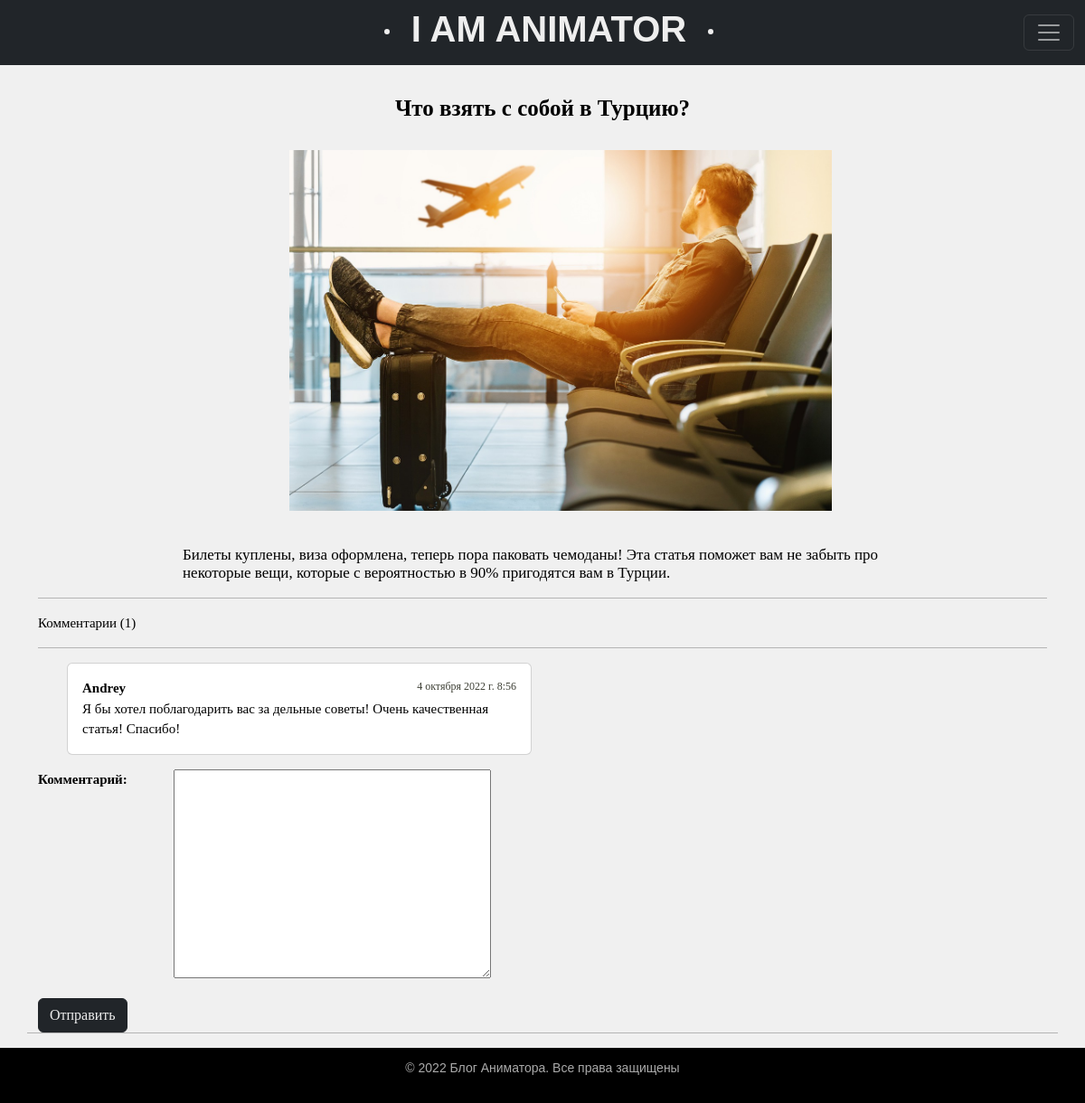
/post/chto-vzyat-s-soboj-v-turciyu/, run on an earlier commit of the app's database.
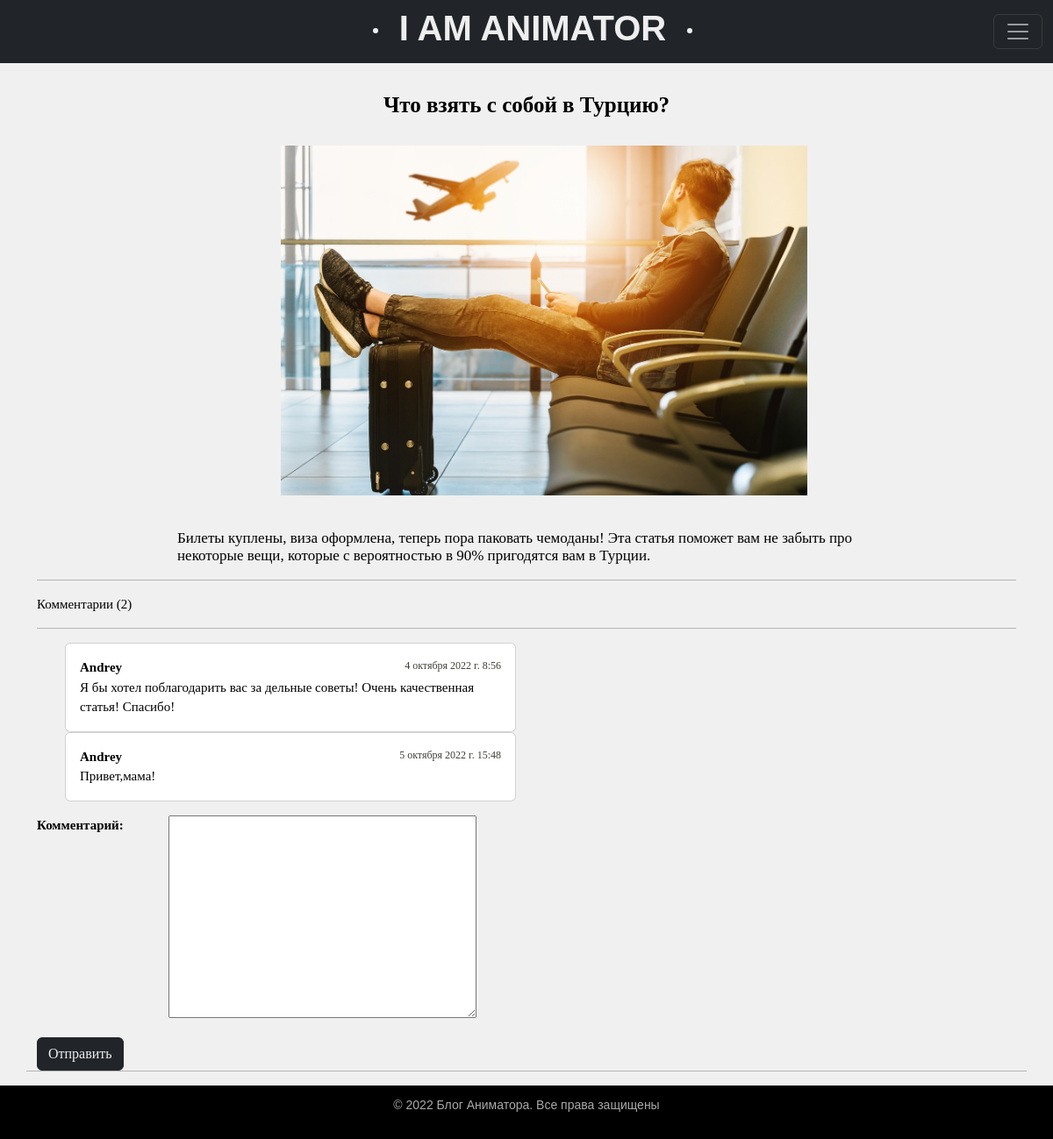
And on a later commit of the database.
### blog/models.py (models this page shows, shortened)
class Posts(models.Model):
    title = models.CharField(max_length=255)
    slug = models.SlugField(max_length=255, unique=True, db_index=True, verbose_name='URL')
    content = models.TextField(blank=True)
    photo = models.ImageField(upload_to='photos/%Y/%m/%d/')
    time_create = models.DateTimeField(auto_now_add=True)
    time_update = models.DateTimeField(auto_now=True)
    is_published = models.BooleanField(default=True)
    def __str__(self):
        return self.title
    class Meta:
        verbose_name = 'Посты'
        verbose_name_plural = 'Посты'
        ordering = ['-time_create', 'title']

class Comment(models.Model):
    post = models.ForeignKey(Posts, related_name='comment_posts', on_delete=models.CASCADE,
                             verbose_name='Статья', blank=True, null=True)
    name = models.CharField(max_length=30, verbose_name='Автор')
    body = models.TextField(max_length=255, verbose_name='Комментарий')
    created = models.DateTimeField(auto_now_add=True, verbose_name='Дата создания')
    updated = models.DateTimeField(auto_now=True, verbose_name='Дата изменения')
    active = models.BooleanField(default=True, verbose_name='Видимость комментария')
    class Meta:
        verbose_name = 'Комментарии'
        verbose_name_plural = 'Комментарии'
        ordering = ('created',)

### blog/views.py (the view, shortened to what this page needs)
# urls.py: path('post/<slug:post_slug>/', ShowPost.as_view(), name='post'),
class ShowPost(FormMixin, MutualContext, DetailView):
    model = Posts
    template_name = 'blog/post.html'
    slug_url_kwarg = 'post_slug'
    context_object_name = 'post'
    form_class = CommentForm
    success_url = reverse_lazy('pages')
    def post(self, request, *args, **kwargs):
        form = self.get_form()
        if form.is_valid():
            return self.form_valid(form)
        else:
            return self.form_invalid(form)
    def get_context_data(self, *, object_list=None, **kwargs):
        context_dict = super().get_context_data(**kwargs)
        mutual_context_dict = self.get_user_context(title=context_dict['post'])
        return dict(list(context_dict.items()) + list(mutual_context_dict.items()))

### blog/forms.py
class CommentForm(forms.ModelForm):
    widgets = {
        'body': forms.Textarea(attrs={'cols': 8, 'rows': 5}),
    }
    class Meta:
        model = Comment
        fields = ('body',)

### blog/utils.py (called while the page is built)
    def get_user_context(self, **kwargs):
        context = kwargs
        return context

### blog/templates/blog/post.html (shortened to what this page needs)
{% extends 'blog/base.html' %}
{% block content %}
<div class="posts_style">
    <div class="container">
        <div class="row">
            <div class="col-xl-12 col-md-12 col-sm-12" align="center">
                <br>
                <br>
                <h1><b>{{post.title}}</b></h1>
                <br>
                {% if post.photo %}
                <p class="from_left"><img src="{{post.photo.url}}"></p>
                {% endif %}
            </div>
        </div>
    </div>
    <div class="container">
        <div class="row">
            <div class="col-xl-12 col-md-12 col-sm-12" align="left">
                <br>
                <h5 class="from_left_post from_right_post">{{post.content | linebreaks}}</h5>
                <hr>
                <p>Комментарии ({{post.comment_posts.all.count}})</p>
                <hr>
            </div>
            <div class="col-xl-6 col-md-6 col-sm-6" align="left">
                    <ul>
                        {% for item in post.comment_posts.all %}
                        <div class="card">
                            <div class="card-body">
                                <div style="width:100%;">
                                    <div style="width: 50%; text-align: left; float: left;"><b>{{item.name}}</b></div>
                                    <div class="create-time-style" style="width: 50%; text-align: right; float: left;">
                                        {{item.created}}
                                    </div>
                                </div>
                                <div style="width: 100%; text-align: left; float: left;"> {{item.body}}</div>
                                <br>
                            </div>
                        </div>
                        {% endfor %}
                    </ul>
                </div>
                <form method="post">
                    {% for f in form %}
                    <p><label class="form-label" for="{{f.id_for_label}}"><b>{{f.label}}:</b></label>{{f}}</p>
                    {% endfor %}
                    <button type="submit" class="btn btn-dark white-oranje-style">Отправить</button>
                </form>
                <hr>
            </div>
        </div>
    </div>
</div>
{% endblock %}

### blog/templates/blog/base.html (shortened to what this page needs)
{% load static %}
<!DOCTYPE html>
<html>
<head>
    <link href="https://cdn.jsdelivr.net/npm/bootstrap@5.2.0-beta1/dist/css/bootstrap.min.css"
          rel="stylesheet"
>
    <link type="text/css" href="{% static 'blog/css/styles.css' %}" rel="stylesheet"/>
</head>
</head>
<body>
<table class="table-page" border=0 cellpadding="0" cellspacing="0">
    <tr>
        <td valign=top>
            {% block mainmenu %}
            <div class="header">
                <ul id="mainmenu" class="mainmenu">
                    <li class="logo"><a href="#">
                    </a></li>
                    <nav class="navbar navbar-dark bg-dark fixed-top">
                        <div class="container-fluid">
                            <h1 class="white_text"><a class='white-oranje-style' href="{% url 'home' %}"><b>
                                <svg xmlns="http://www.w3.org/2000/svg" width="32" height="32" fill="currentColor"
                                     class="bi bi-dot" viewBox="0 0 16 16">
                                    <path d="M8 9.5a1.5 1.5 0 1 0 0-3 1.5 1.5 0 0 0 0 3z"/>
                                </svg>
                                I AM ANIMATOR
                                <svg xmlns="http://www.w3.org/2000/svg" width="32" height="32" fill="currentColor"
                                     class="bi bi-dot" viewBox="0 0 16 16">
                                    <path d="M8 9.5a1.5 1.5 0 1 0 0-3 1.5 1.5 0 0 0 0 3z"/>
                                </svg>
                            </b></a></h1>
                            <button class="navbar-toggler white-oranje-style" type="button" data-bs-toggle="offcanvas"
                                    data-bs-target="#offcanvasDarkNavbar" aria-controls="offcanvasDarkNavbar">
                                <span class="navbar-toggler-icon"></span>
                            </button>
                        </div>
                    </nav>
                </ul>
            </div>
            {% endblock mainmenu %}
            <table class="table-content" border=0 cellpadding="0" cellspacing="0">
                <tr>
                    <td valign="top" class="content">
                        <div class="content-text">
                            {% block content %}
                            {% endblock %}
                    </td>
                </tr>
            </table>
        </td>
    </tr>
    <tr>
        <td valign=top>
            <div id="footer">
                <p align="center">&copy; 2022 Блог Аниматора. Все права защищены</p>
            </div>
        </td>
    </tr>
</table>
</body>
</body>
</html>

### blog/static/blog/css/styles.css (style rules this page uses)
html, body { font-family: 'Arial'; margin: 0; padding: 0; height: 100%; width: 100%; color: #000000; }
a { color: #000000; text-decoration: none; }
img { max-width: 600px; height: auto; }
.table-page { width: 100%; height: 100%; vertical-align: top; }
.table-page tr { height: 100%; }
.header { background: #3F4137; height: 60px; }
.logo { background: url('../images/main.png') no-repeat 10px 5px; width: 70px; height: 60px; }
ul.mainmenu { list-style: none; margin: 0; padding: 0; height: 60px; color: #000000; font-size: 20px; overflow: hidden; }
ul.mainmenu li { float: left; margin: 18px 40px 0 30px; }
ul.mainmenu li.logo { margin: 0; }
ul.mainmenu li a { color: #fdc073; text-decoration: none; }
.table-content { width: 100%; min-height: 100%; height: 100%; }
.content { padding: 0 0 0 0; width: 100%; box-sizing: border-box; }
.content-text { margin: 0 0 0 0; color: #000; font-size: 15px; font-family: Yandex Sans Display Light; }
.content-text h1 { font-size: 25px; }
.content-text h5 { font-size: 17px; }
#footer { box-sizing: border-box; background: #000000; padding: 12px; color: #aaa; font-size: 14px; font-family: Verdana, Geneva, Arial, Helvetica; text-align: left; overflow: hidden; }
.form-label { display: inline-block; min-width: 150px; vertical-align: top; }
div.posts_style { background: #f0f0f0; background-repeat: no-repeat; background-size: cover; height: 100%; width: 100%; color: black; }
.white_text { color: #eeeeee; }
.white-oranje-style { color: #eeeeee; }
.from_left { padding-left: 40px; }
.from_left_post { padding-left: 160px; }
.from_right_post { padding-right: 150px; }
div.create-time-style { font-size: 12px; color: #3F4137; }

What changed in the data, as far as the page shows it:
computed for Posts "Что взять с собой в Турцию?": comment_posts.all.count "1" → "2"
added Comment: name "Andrey", created "5 октября 2022 г. 15:48", body "Привет,мама!"
